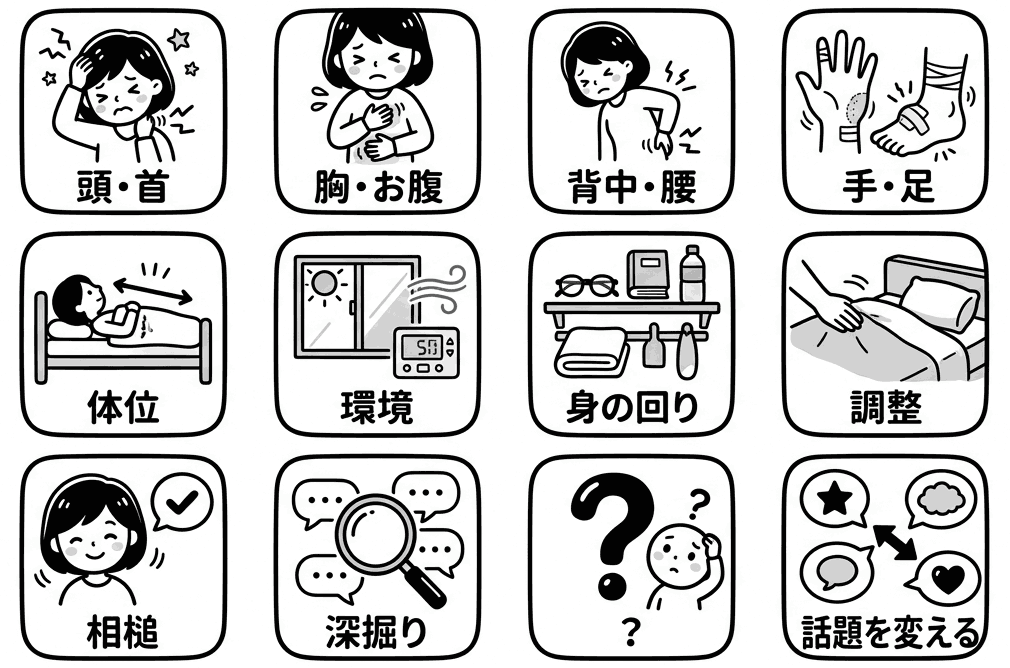
#> input picture dist/media/sub_topic_icon.png, 1010 x 668 px, found by its file name
$ python image_split.py
#> lines starting #> are read from the running program, lines starting #| are printed output that depends on the picture
import os
from PIL import Image

# 画像読み込み
img_path = r'c:\work\pv\FaceDetect\dist\media\sub_topic_icon.png'
if not os.path.exists(img_path):
    print(f'IMAGE_NOT_FOUND: {img_path}')
    exit()

img = Image.open(img_path)
#> img is the input picture: PIL image 1010x668 P; mean R, G, B 205.2, 205.3, 205.2
w, h = img.size
#> w = 1010; h = 668

# 3行 x 4列 の分割
rows = 3
cols = 4
cell_w = w // cols
#> cell_w = 252
cell_h = h // rows
#> cell_h = 222

# 出力先
output_dir = r'c:\work\pv\FaceDetect\dist\media'
os.makedirs(output_dir, exist_ok=True)

# ファイル名マッピング
names = [
    ['1-1.png', '1-2.png', '1-3.png', '1-4.png'],
    ['2-1.png', '2-2.png', '2-3.png', '2-4.png'],
    ['3-1.png', '3-2.png', '3-3.png', '3-4.png']
]

for r in range(rows):
    for c in range(cols):
        left = c * cell_w
        top = r * cell_h
        right = left + cell_w
        bottom = top + cell_h

        # 切り抜き
        icon = img.crop((left, top, right, bottom))

        # 背景を透明にする処理（白地を透明に）
        icon = icon.convert('RGBA')
        datas = icon.getdata()
        newData = []
        for item in datas:
            # 白に近い色（240以上）を透明にする
            if item[0] > 240 and item[1] > 240 and item[2] > 240:
                newData.append((255, 255, 255, 0))
            else:
                newData.append(item)
        icon.putdata(newData)

        save_name = names[r][c]
        save_path = os.path.join(output_dir, save_name)
        icon.save(save_path)
        print(f'Saved: {save_name}')
#> this loop made 3 passes
#> pass 1, `icon.save(save_path)`:
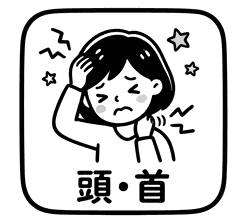
#> saved as 1-1.png: PIL image 252x222 RGBA; mean R, G, B, A 202.5, 202.5, 202.5, 64.4; transparent parts drawn white
#> pass 1, `icon.save(save_path)`:
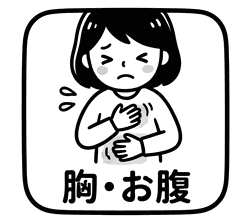
#> saved as 1-2.png: PIL image 252x222 RGBA; mean R, G, B, A 198.4, 198.4, 198.4, 70.4; transparent parts drawn white
#> pass 1, `icon.save(save_path)`:
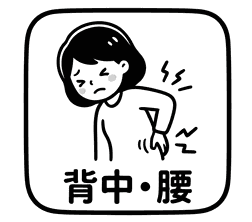
#> saved as 1-3.png: PIL image 252x222 RGBA; mean R, G, B, A 206.5, 206.5, 206.5, 58.9; transparent parts drawn white
#> pass 1, `icon.save(save_path)`:
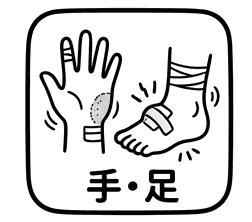
#> saved as 1-4.png: PIL image 252x222 RGBA; mean R, G, B, A 215.6, 215.6, 215.6, 52.9; transparent parts drawn white
#> after the loop:
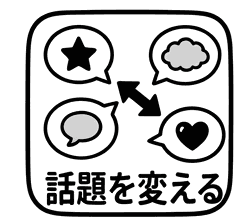
#> icon: PIL image 252x222 RGBA; mean R, G, B, A 199, 199, 199, 74; transparent parts drawn white
